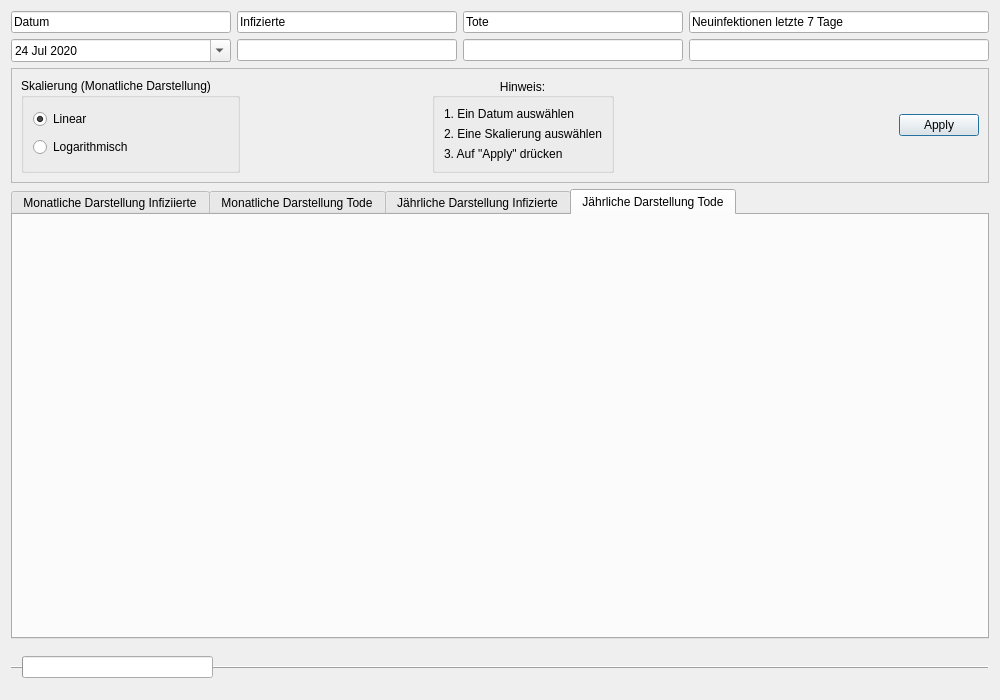
<?xml version="1.0" encoding="UTF-8"?>
<ui version="4.0">
 <class>Daenemark</class>
 <widget class="QDialog" name="Daenemark">
  <property name="geometry">
   <rect>
    <x>0</x>
    <y>0</y>
    <width>1000</width>
    <height>700</height>
   </rect>
  </property>
  <property name="windowTitle">
   <string>Daenemark</string>
  </property>
  <layout class="QVBoxLayout" name="verticalLayout_7">
   <item>
    <layout class="QGridLayout" name="gridLayout">
     <item row="2" column="2">
      <widget class="QLineEdit" name="lineEdit_5">
       <property name="text">
        <string>Tote</string>
       </property>
       <property name="readOnly">
        <bool>true</bool>
       </property>
      </widget>
     </item>
     <item row="4" column="1">
      <widget class="QLineEdit" name="lineEdit_4">
       <property name="readOnly">
        <bool>true</bool>
       </property>
      </widget>
     </item>
     <item row="4" column="4">
      <widget class="QLineEdit" name="lineEdit_7">
       <property name="readOnly">
        <bool>true</bool>
       </property>
      </widget>
     </item>
     <item row="4" column="2">
      <widget class="QLineEdit" name="lineEdit_6">
       <property name="readOnly">
        <bool>true</bool>
       </property>
      </widget>
     </item>
     <item row="2" column="1">
      <widget class="QLineEdit" name="lineEdit">
       <property name="text">
        <string>Infizierte</string>
       </property>
       <property name="readOnly">
        <bool>true</bool>
       </property>
      </widget>
     </item>
     <item row="2" column="4">
      <widget class="QLineEdit" name="lineEdit_2">
       <property name="minimumSize">
        <size>
         <width>300</width>
         <height>0</height>
        </size>
       </property>
       <property name="text">
        <string>Neuinfektionen letzte 7 Tage</string>
       </property>
       <property name="readOnly">
        <bool>true</bool>
       </property>
      </widget>
     </item>
     <item row="4" column="0">
      <widget class="QDateEdit" name="dateEdit">
       <property name="readOnly">
        <bool>false</bool>
       </property>
       <property name="buttonSymbols">
        <enum>QAbstractSpinBox::NoButtons</enum>
       </property>
       <property name="accelerated">
        <bool>false</bool>
       </property>
       <property name="dateTime">
        <datetime>
         <hour>0</hour>
         <minute>0</minute>
         <second>0</second>
         <year>2020</year>
         <month>7</month>
         <day>24</day>
        </datetime>
       </property>
       <property name="minimumDateTime">
        <datetime>
         <hour>0</hour>
         <minute>0</minute>
         <second>0</second>
         <year>2020</year>
         <month>1</month>
         <day>1</day>
        </datetime>
       </property>
       <property name="currentSection">
        <enum>QDateTimeEdit::DaySection</enum>
       </property>
       <property name="calendarPopup">
        <bool>true</bool>
       </property>
       <property name="timeSpec">
        <enum>Qt::LocalTime</enum>
       </property>
       <property name="date">
        <date>
         <year>2020</year>
         <month>7</month>
         <day>24</day>
        </date>
       </property>
      </widget>
     </item>
     <item row="2" column="0">
      <widget class="QLineEdit" name="lineEdit_3">
       <property name="text">
        <string>Datum</string>
       </property>
       <property name="readOnly">
        <bool>true</bool>
       </property>
      </widget>
     </item>
    </layout>
   </item>
   <item>
    <widget class="QFrame" name="frame">
     <property name="frameShape">
      <enum>QFrame::StyledPanel</enum>
     </property>
     <property name="frameShadow">
      <enum>QFrame::Raised</enum>
     </property>
     <layout class="QGridLayout" name="gridLayout_4">
      <item row="0" column="0">
       <widget class="QGroupBox" name="groupBox">
        <property name="enabled">
         <bool>true</bool>
        </property>
        <property name="title">
         <string>Skalierung (Monatliche Darstellung)</string>
        </property>
        <property name="flat">
         <bool>false</bool>
        </property>
        <property name="checkable">
         <bool>false</bool>
        </property>
        <layout class="QVBoxLayout" name="verticalLayout_6">
         <item>
          <widget class="QRadioButton" name="skalaLiear">
           <property name="text">
            <string>Linear</string>
           </property>
           <property name="checked">
            <bool>true</bool>
           </property>
          </widget>
         </item>
         <item>
          <widget class="QRadioButton" name="skalaLogarithm">
           <property name="text">
            <string>Logarithmisch</string>
           </property>
          </widget>
         </item>
        </layout>
       </widget>
      </item>
      <item row="0" column="5">
       <spacer name="horizontalSpacer_2">
        <property name="orientation">
         <enum>Qt::Horizontal</enum>
        </property>
        <property name="sizeHint" stdset="0">
         <size>
          <width>40</width>
          <height>20</height>
         </size>
        </property>
       </spacer>
      </item>
      <item row="0" column="6">
       <widget class="QDialogButtonBox" name="buttonBox">
        <property name="standardButtons">
         <set>QDialogButtonBox::Apply</set>
        </property>
        <property name="centerButtons">
         <bool>false</bool>
        </property>
       </widget>
      </item>
      <item row="0" column="1">
       <spacer name="horizontalSpacer">
        <property name="orientation">
         <enum>Qt::Horizontal</enum>
        </property>
        <property name="sizeHint" stdset="0">
         <size>
          <width>40</width>
          <height>20</height>
         </size>
        </property>
       </spacer>
      </item>
      <item row="0" column="2">
       <widget class="Line" name="line">
        <property name="orientation">
         <enum>Qt::Horizontal</enum>
        </property>
       </widget>
      </item>
      <item row="0" column="4">
       <widget class="QGroupBox" name="groupBox_2">
        <property name="title">
         <string>Hinweis:</string>
        </property>
        <property name="alignment">
         <set>Qt::AlignCenter</set>
        </property>
        <property name="flat">
         <bool>false</bool>
        </property>
        <layout class="QGridLayout" name="gridLayout_6">
         <item row="0" column="0">
          <widget class="QLabel" name="label">
           <property name="text">
            <string>1. Ein Datum auswählen</string>
           </property>
          </widget>
         </item>
         <item row="1" column="0">
          <widget class="QLabel" name="label_2">
           <property name="text">
            <string>2. Eine Skalierung auswählen</string>
           </property>
          </widget>
         </item>
         <item row="2" column="0">
          <widget class="QLabel" name="label_3">
           <property name="text">
            <string>3. Auf &quot;Apply&quot; drücken</string>
           </property>
          </widget>
         </item>
        </layout>
       </widget>
      </item>
     </layout>
    </widget>
   </item>
   <item>
    <layout class="QVBoxLayout" name="verticalLayout">
     <item>
      <widget class="QTabWidget" name="tabWidget">
       <property name="currentIndex">
        <number>3</number>
       </property>
       <widget class="QWidget" name="tab">
        <attribute name="title">
         <string>Monatliche Darstellung Infiziierte</string>
        </attribute>
        <layout class="QGridLayout" name="gridLayout_2">
         <item row="0" column="0">
          <layout class="QVBoxLayout" name="verticalLayout_3"/>
         </item>
        </layout>
       </widget>
       <widget class="QWidget" name="tab_5">
        <attribute name="title">
         <string>Monatliche Darstellung Tode</string>
        </attribute>
        <layout class="QGridLayout" name="gridLayout_3">
         <item row="0" column="0">
          <layout class="QVBoxLayout" name="verticalLayout_9"/>
         </item>
        </layout>
       </widget>
       <widget class="QWidget" name="Tab_2">
        <attribute name="title">
         <string>Jährliche Darstellung Infizierte</string>
        </attribute>
        <layout class="QVBoxLayout" name="verticalLayout_5">
         <item>
          <layout class="QVBoxLayout" name="verticalLayout_4"/>
         </item>
        </layout>
       </widget>
       <widget class="QWidget" name="tab_3">
        <attribute name="title">
         <string>Jährliche Darstellung Tode</string>
        </attribute>
        <layout class="QVBoxLayout" name="verticalLayout_8">
         <item>
          <layout class="QVBoxLayout" name="verticalLayout_2"/>
         </item>
        </layout>
       </widget>
      </widget>
     </item>
    </layout>
   </item>
   <item>
    <widget class="QFrame" name="frame_2">
     <property name="frameShape">
      <enum>QFrame::HLine</enum>
     </property>
     <property name="frameShadow">
      <enum>QFrame::Raised</enum>
     </property>
     <layout class="QGridLayout" name="gridLayout_5">
      <item row="0" column="3">
       <spacer name="horizontalSpacer_4">
        <property name="orientation">
         <enum>Qt::Horizontal</enum>
        </property>
        <property name="sizeHint" stdset="0">
         <size>
          <width>40</width>
          <height>20</height>
         </size>
        </property>
       </spacer>
      </item>
      <item row="0" column="0">
       <widget class="QProgressBar" name="progressBar">
        <property name="value">
         <number>0</number>
        </property>
        <property name="textVisible">
         <bool>false</bool>
        </property>
        <property name="orientation">
         <enum>Qt::Horizontal</enum>
        </property>
       </widget>
      </item>
      <item row="0" column="4">
       <spacer name="horizontalSpacer_3">
        <property name="orientation">
         <enum>Qt::Horizontal</enum>
        </property>
        <property name="sizeHint" stdset="0">
         <size>
          <width>40</width>
          <height>20</height>
         </size>
        </property>
       </spacer>
      </item>
      <item row="0" column="2">
       <spacer name="horizontalSpacer_5">
        <property name="orientation">
         <enum>Qt::Horizontal</enum>
        </property>
        <property name="sizeHint" stdset="0">
         <size>
          <width>40</width>
          <height>20</height>
         </size>
        </property>
       </spacer>
      </item>
      <item row="0" column="1">
       <spacer name="horizontalSpacer_6">
        <property name="orientation">
         <enum>Qt::Horizontal</enum>
        </property>
        <property name="sizeHint" stdset="0">
         <size>
          <width>40</width>
          <height>20</height>
         </size>
        </property>
       </spacer>
      </item>
     </layout>
    </widget>
   </item>
  </layout>
 </widget>
 <resources/>
 <connections/>
</ui>
